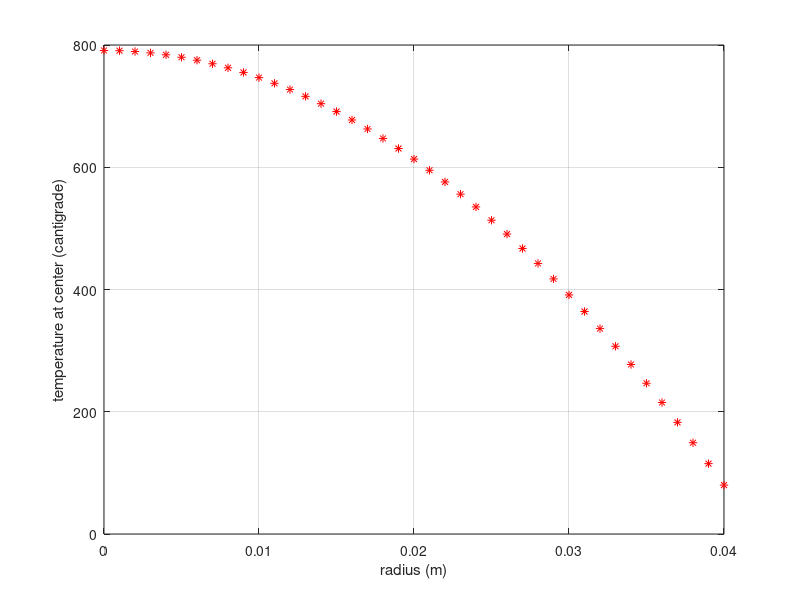

The MATLAB script that drew this image:
% heat transfer homework-3 question-4 
% plot of temperature versus radius

clc;
clear;

e = 4*10^7;
Ts = 80 * ones(1,41);
k = 15;
r0 = 0.04 * ones(1,41);
r = 0:0.001:0.04;

T = Ts + e * (r0.^2 - r.^2)/6/k
plot(r,T,'r*')
grid
xlabel('radius (m)')
ylabel('temperature at center (cantigrade)')



